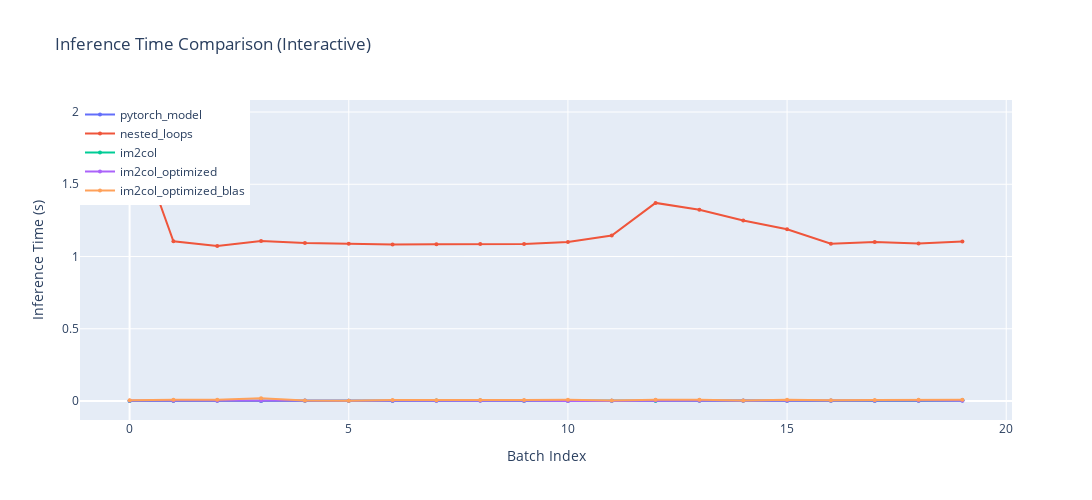

This figure's notebook cell:
### Markdown cell above
This section compares the inference performance and correctness of three CNN implementations: PyTorch, nested_loops, im2col and im2col_optimized. All use identical pre-trained weights.

**Objectives:**
1.  **Correctness:** Verify that all three models yield the same predictions.
2.  **Performance measurement:** Compare average inference time per image.

The loop iterates through test images, runs each model, records predictions and times. This demonstrates the efficiency gains from optimized libraries (PyTorch) and im2col approach over the naive loops one. The `padding` and `stride` parameters are set to match the PyTorch model's architecture.

### Code cell
import time
from tqdm import tqdm
import matplotlib.pyplot as plt
import plotly.graph_objs as go
import plotly.offline as pyoff
import pandas as pd
import sys
import gc

np_k1 = numpy_weights['k1'].astype(np.float32)
np_b_conv1 = numpy_weights['b_conv1'].astype(np.float32)
np_k2 = numpy_weights['k2'].astype(np.float32)
np_b_conv2 = numpy_weights['b_conv2'].astype(np.float32)
np_k3 = numpy_weights['k3'].astype(np.float32)
np_b_conv3 = numpy_weights['b_conv3'].astype(np.float32)
np_w1 = numpy_weights['w1'].astype(np.float32)
np_b1 = numpy_weights['b1'].astype(np.float32)
np_w2 = numpy_weights['w2'].astype(np.float32)
np_b2 = numpy_weights['b2'].astype(np.float32)

dict_times={}
dict_times["pytorch_model"]=[]
dict_times["nested_loops"]=[]
dict_times["im2col"]=[]
dict_times["im2col_optimized"]=[]
dict_times["im2col_optimized_blas"]=[]

dict_pred={}
dict_pred["pytorch_model"]=[]
dict_pred["nested_loops"]=[]
dict_pred["im2col"]=[]
dict_pred["im2col_optimized"]=[]
dict_pred["im2col_optimized_blas"]=[]

torch.cuda.empty_cache()
gc.collect()

correct = 0
count = 0

skip = True
loop = tqdm(range(0, test_labels.shape[0], 500), desc=" Inferring...")
for i in loop:
    c0 = test_images[i].reshape(1,1,28,28)
    torch_c0 = torch.from_numpy(c0).float()

    ############### CNN PyTorch Implementation ##################
    start_time = time.time()
    outputs = model(torch_c0)
    end_time = time.time()
    _, pred_pytorch = torch.max(outputs.data, 1)
    dict_times["pytorch_model"].append(end_time-start_time)
    dict_pred["pytorch_model"].append(np.array(pred_pytorch))

    ############### CNN nested loops Implementation #####################
    start_time = time.time()
    c1s,mask1s = nested_loop_convolution(c0,np_k1,np_b_conv1,padding=0,stride=2)
    c2s,mask2s = nested_loop_convolution(c1s,np_k2,np_b_conv2,padding=1,stride=2)
    c3s,mask3s = nested_loop_convolution(c2s,np_k3,np_b_conv3,padding=0,stride=2)
    imlps = c3s.reshape(1,-1)
    _,_,_,res = ReLU_SoftMax_FullyConnected(imlps,np_w1,np_b1,np_w2,np_b2)
    pred_nested_loops = np.argmax(res,1)
    end_time = time.time()
    dict_times["nested_loops"].append(end_time-start_time)
    dict_pred["nested_loops"].append(np.array(pred_nested_loops))

    ############### CNN im2col Implementation #####################
    start_time = time.time()
    c1f,mask1f = im2col_convolution(c0,np_k1,np_b_conv1,padding=0,stride=2)
    c2f,mask2f = im2col_convolution(c1f,np_k2,np_b_conv2,padding=1,stride=2)
    c3f,mask3f = im2col_convolution(c2f,np_k3,np_b_conv3,padding=0,stride=2)
    imlpf = c3f.reshape(1,-1)
    _,_,_,res = ReLU_SoftMax_FullyConnected(imlpf,np_w1,np_b1,np_w2,np_b2)
    pred_im2col = np.argmax(res,1)
    end_time = time.time()
    dict_times["im2col"].append(end_time-start_time)
    dict_pred["im2col"].append(np.array(pred_im2col))

    ############## CNN optimized im2col Implementation ###########
    start_time = time.time()
    c1c,mask1c = im2col_optimized(c0,np_k1,np_b_conv1,padding=0,stride=2)
    c2c,mask2c = im2col_optimized(c1c,np_k2,np_b_conv2,padding=1,stride=2)
    c3c,mask3c = im2col_optimized(c2c,np_k3,np_b_conv3,padding=0,stride=2)
    imlpc = c3c.reshape(1,-1)
    _,_,_,res = ReLU_SoftMax_FullyConnected(imlpc,np_w1,np_b1,np_w2,np_b2)
    pred_im2col_optim = np.argmax(res,1)
    end_time = time.time()
    dict_times["im2col_optimized"].append(end_time-start_time)
    dict_pred["im2col_optimized"].append(np.array(pred_im2col_optim))

    ############## CNN BLAS im2col Implementation ###########
    start_time = time.time()
    c1c,mask1c = im2col_optimized_blas(c0,np_k1,np_b_conv1,padding=0,stride=2)
    c2c,mask2c = im2col_optimized_blas(c1c,np_k2,np_b_conv2,padding=1,stride=2)
    c3c,mask3c = im2col_optimized_blas(c2c,np_k3,np_b_conv3,padding=0,stride=2)
    imlpc = c3c.reshape(1,-1)
    _,_,_,res = ReLU_SoftMax_FullyConnected(imlpc,np_w1,np_b1,np_w2,np_b2)
    pred_im2col_blas = np.argmax(res,1)
    end_time = time.time()
    dict_times["im2col_optimized_blas"].append(end_time-start_time)
    dict_pred["im2col_optimized_blas"].append(np.array(pred_im2col_blas))

    ###################################################################################
    ### Check that outputs of Slow Approach and Fast Approach have the same results ###
    if pred_pytorch == pred_nested_loops and pred_pytorch == pred_im2col and pred_pytorch == pred_im2col_optim and pred_pytorch == pred_im2col_blas:
        correct += 1

    count += 1

    #####################################################################################
    ########################### Keep track of the times #################################
    pytorch_avg_time = round(sum(dict_times['pytorch_model'])/(i+1),10) * 1000
    nested_loops_avg_time = round(sum(dict_times['nested_loops'])/(i+1),10) * 1000
    im2col_avg_time = round(sum(dict_times['im2col'])/(i+1),10) * 1000
    im2col_optim_avg_time = round(sum(dict_times['im2col_optimized'])/(i+1),10) * 1000
    im2col_blas_avg_time = round(sum(dict_times['im2col_optimized_blas'])/(i+1),10) * 1000

    accuracy_percentage = (correct / count) * 100 if count > 0 else 0.0

    loop.set_postfix(
        pytorch=f"{pytorch_avg_time:>8.4f} s",
        im2col=f"{im2col_avg_time:>8.4f} s",
        im2col_opt=f"{im2col_optim_avg_time:>8.4f} s",
        nested_loops=f"{nested_loops_avg_time:>8.4f} s",
        im2col_blas=f"{im2col_blas_avg_time:>8.4f} s",
        accuracy=f"{accuracy_percentage:>7.2f} %"
    )

sys.stdout.write("\n")
sys.stdout.flush()

pytorch_avg_time = np.mean(dict_times['pytorch_model'])
nested_loops_avg_time = np.mean(dict_times['nested_loops'])
im2col_avg_time = np.mean(dict_times['im2col'])
im2col_optim_avg_time = np.mean(dict_times['im2col_optimized'])
im2col_blas_avg_time = np.mean(dict_times['im2col_optimized_blas'])

print(f"Average inference time in seconds:\nPyTorch:\t{pytorch_avg_time} s,\nim2col:\t\t{im2col_avg_time} s, \nim2col_optim:\t{im2col_optim_avg_time} s, \nnested_loops:\t{nested_loops_avg_time} s,\nim2col_blas:\t{im2col_blas_avg_time} s")

# Plot times altogether

# Create interactive traces for each method
for method, times in dict_times.items():
    trace = go.Scatter(
        x=list(range(len(times))),
        y=times,
        mode='lines+markers',
        name=method,
        line=dict(width=2),
        marker=dict(size=4)
    )
    if method == 'pytorch_model':
        trace_pytorch = trace
    elif method == 'nested_loops':
        trace_nested_loops = trace
    elif method == 'im2col':
        trace_im2col = trace
    elif method == 'im2col_optimized':
        trace_im2col_optimized = trace
    elif method == 'im2col_optimized_blas':
        trace_blas = trace

data = [trace_pytorch, trace_nested_loops, trace_im2col, trace_im2col_optimized, trace_blas]

layout = go.Layout(
    title='Inference Time Comparison (Interactive)',
    xaxis=dict(title='Batch Index'),
    yaxis=dict(title='Inference Time (s)'),
    width=1400,
    height=500,
    legend=dict(x=0, y=1),
    hovermode='x unified'
)

fig = go.Figure(data=data, layout=layout)
pyoff.iplot(fig)

plt.figure(figsize=(8, 4))
plt.boxplot([dict_times['pytorch_model'], dict_times['im2col'], dict_times['im2col_optimized'], dict_times['im2col_optimized_blas']],
            tick_labels=['PyTorch', 'im2col', 'im2col Optimized', 'im2col Optimized BLAS'],
            showfliers=False)
plt.ylabel('Inference Time (s)')
plt.title('Boxplot of Inference Times')
plt.grid()
plt.show()

plt.figure(figsize=(8, 4))
plt.boxplot([dict_times['pytorch_model'], dict_times['im2col'], dict_times['im2col_optimized']],
            tick_labels=['PyTorch', 'im2col', 'im2col Optimized'],
            showfliers=False)
plt.ylabel('Inference Time (s)')
plt.title('Boxplot of Inference Times')
plt.grid()
plt.show()

df_times = pd.DataFrame({
    'PyTorch': dict_times['pytorch_model'],
    'Nested Loops': dict_times['nested_loops'],
    'im2col': dict_times['im2col'],
    'im2col Optimized': dict_times['im2col_optimized'],
    'im2col Optimized BLAS': dict_times['im2col_optimized_blas']
})
print("\nDescriptive Statistics of Inference Times:")
print(df_times.describe())

### Figure 1 — Plotly figure (JSON) as saved in the notebook; plotly's stock layout.template omitted (floating-point values rounded to 4 significant figures)
{"data": [{"line": {"width": 2}, "marker": {"size": 4}, "mode": "lines+markers", "name": "pytorch_model", "type": "scatter", "x": [0, 1, 2, 3, 4, 5, 6, 7, 8, 9, 10, 11, 12, 13, 14, 15, 16, 17, 18, 19], "y": [0.001016, 0.001946, 0.002503, 0, 0.003518, 0.002005, 0.0009997, 0.002006, 0.002997, 0.002408, 0.002004, 0.001504, 0.001524, 0.004551, 0.003515, 0.002472, 0.002996, 0.0009995, 0.003005, 0.001001]}, {"line": {"width": 2}, "marker": {"size": 4}, "mode": "lines+markers", "name": "nested_loops", "type": "scatter", "x": [0, 1, 2, 3, 4, 5, 6, 7, 8, 9, 10, 11, 12, 13, 14, 15, 16, 17, 18, 19], "y": [1.952, 1.105, 1.074, 1.107, 1.094, 1.088, 1.083, 1.084, 1.087, 1.087, 1.1, 1.145, 1.371, 1.323, 1.249, 1.188, 1.089, 1.101, 1.09, 1.105]}, {"line": {"width": 2}, "marker": {"size": 4}, "mode": "lines+markers", "name": "im2col", "type": "scatter", "x": [0, 1, 2, 3, 4, 5, 6, 7, 8, 9, 10, 11, 12, 13, 14, 15, 16, 17, 18, 19], "y": [0, 0.001, 0.002894, 0.001965, 0.002, 0.002005, 0.001129, 0.002992, 0.002999, 0.0009971, 0.002002, 0.001517, 0.001, 0.002007, 0.001001, 0.002, 0.002531, 0.001003, 0.001003, 0.004513]}, {"line": {"width": 2}, "marker": {"size": 4}, "mode": "lines+markers", "name": "im2col_optimized", "type": "scatter", "x": [0, 1, 2, 3, 4, 5, 6, 7, 8, 9, 10, 11, 12, 13, 14, 15, 16, 17, 18, 19], "y": [0.002511, 0.001322, 0.001002, 0.0009983, 0.001, 0.001, 0.001026, 0.002198, 0.002, 0.001292, 0, 0.001004, 0.004515, 0.001, 0.001, 0.00206, 0.001001, 0.0009999, 0.0009985, 0.003]}, {"line": {"width": 2}, "marker": {"size": 4}, "mode": "lines+markers", "name": "im2col_optimized_blas", "type": "scatter", "x": [0, 1, 2, 3, 4, 5, 6, 7, 8, 9, 10, 11, 12, 13, 14, 15, 16, 17, 18, 19], "y": [0.004507, 0.009433, 0.009019, 0.01904, 0.004003, 0.001, 0.00649, 0.004511, 0.007018, 0.007003, 0.008018, 0.003513, 0.009018, 0.008036, 0.003513, 0.008003, 0.004511, 0.00651, 0.007999, 0.008519]}], "layout": {"height": 500, "hovermode": "x unified", "legend": {"x": 0, "y": 1}, "title": {"text": "Inference Time Comparison (Interactive)"}, "width": 1400, "xaxis": {"title": {"text": "Batch Index"}}, "yaxis": {"title": {"text": "Inference Time (s)"}}}}
